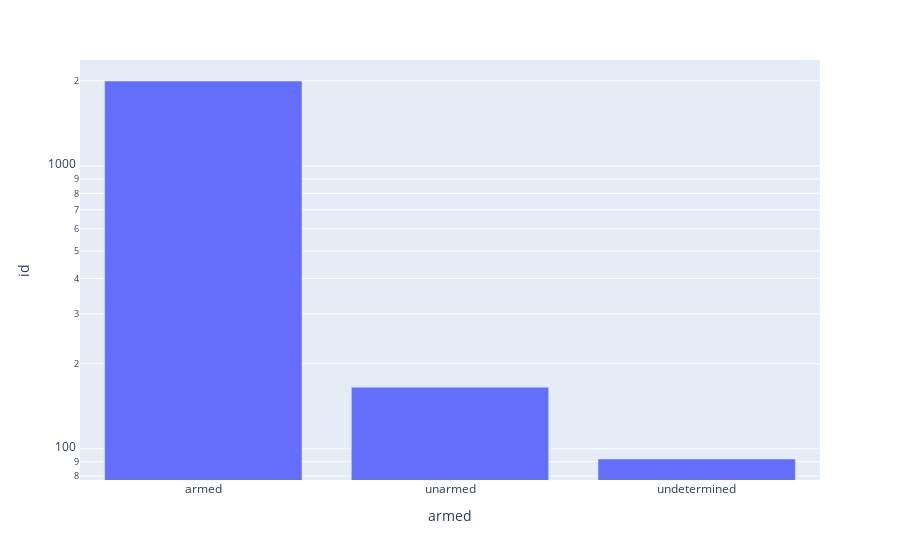

Notebook code cell kept with this figure:
### Code cell
px.bar(data_frame=armed_df2, x="armed", y="id", log_y=True)

### Figure 1 — Plotly figure (JSON) as saved in the notebook; plotly's stock layout.template omitted (floating-point values rounded to 4 significant figures)
{"data": [{"alignmentgroup": "True", "hovertemplate": "armed=%{x}<br>id=%{y}<extra></extra>", "legendgroup": "", "marker": {"color": "#636efa", "pattern": {"shape": ""}}, "name": "", "offsetgroup": "", "orientation": "v", "showlegend": false, "textposition": "auto", "type": "bar", "x": ["armed", "unarmed", "undetermined"], "xaxis": "x", "y": [1997, 165, 92], "yaxis": "y"}], "layout": {"barmode": "relative", "legend": {"tracegroupgap": 0}, "margin": {"t": 60}, "xaxis": {"anchor": "y", "domain": [0, 1], "title": {"text": "armed"}}, "yaxis": {"anchor": "x", "domain": [0, 1], "title": {"text": "id"}, "type": "log"}}}
